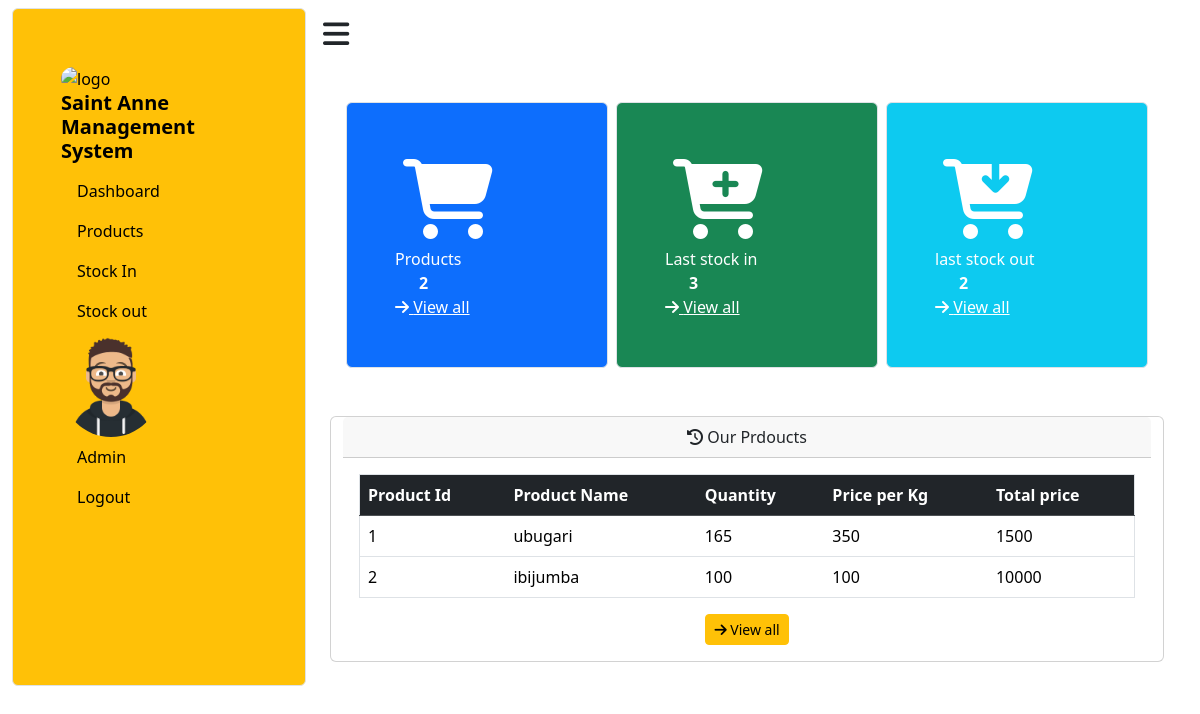
Page /admin/ (signed in) on the committed database.
### tables this page shows
CREATE TABLE `products` (
  `ProductId` int(11) NOT NULL,
  `ProductName` varchar(40) NOT NULL,
  `PricePerKg` int(9) NOT NULL,
  `Total_price` int(9) NOT NULL DEFAULT 0,
  `quantity` int(5) NOT NULL DEFAULT 0
);

### admin/index.php (the view, shortened to what this page needs)
<?php
include '../conn.php';
?>
<!DOCTYPE html>
<html lang="en">
<head>
    <link href="https://cdn.jsdelivr.net/npm/bootstrap@5.3.3/dist/css/bootstrap.min.css" rel="stylesheet">
    <link rel="stylesheet" href="https://cdnjs.cloudflare.com/ajax/libs/font-awesome/6.5.1/css/all.min.css" />
    <link rel="stylesheet" href="style.css">
</head>
<body>
    <div class="container-fluid content  d-flex  mt-2">
        <div class="col sm-9 border bg-warning  rounded  ">
            <nav class="nav mt-2">
            <ul class=" text-black p-5 ">
                    <div class="nav-brand">
                        <img src="../images/logo.jpg" class="rounded-pill" style="width: 120px;" alt="logo" srcset="">
                        <h5><b>Saint Anne Management System</b></h5>
                    </div>
                    <li class="nav-item"><a href="index.php" class="nav-link text-black"> Dashboard</a></li>
                    <li class=" nav-item"><a href="Products.php" class="nav-link text-black"> Products</a></li>
                    <li class="nav-item"><a href="stock_in.php" class="nav-link text-black" >Stock In</a></li>
                    <li class="nav-item"><a href="stock_out.php" class="nav-link text-black"> Stock out</a></li>
                    <div class="nav-brand">
                        <img src="../images/user.png" alt="avatar"  class="rounded-pill" style="width: 100px;" >
                    </div>
                    <li class="nav-link text-black " >Admin</li>
                    <li class="nav-item " > <a class=" nav-link text-black" href="logout.php">Logout</a></li>
                </ul>
            </nav>
        </div>
      <div class="col-sm-9 ">
    <button class="btn m-1"><i class="fa-solid fa-bars " style="font-size:30px"></i></button>
        <div class="row m-3 p-4">
            <div class="col sm-3 border rounded p-5 me-2 bg-primary text-white"><i class="fa-solid fa-shopping-cart  p-2" style="font-size:80px"></i> <br> Products<br><b class="p-4 "><?php
            $select_p=$conn->query("SELECT count(*) as no_products FROM products");
            foreach ($select_p as $no_products) {
             echo $no_products['no_products'];
            }
            ?> </b> <br><a href="#" class=" text-white"><i class="fa-solid fa-arrow-right"></i> View all</a></div>
            <div class="col sm-3 border rounded p-5 me-2 bg-success text-white"><i class="fa-solid fa-cart-plus p-2" style="font-size:80px"></i> <br>Last stock in <br><b class="p-4 ">
            <?php
            $select_s=$conn->query("SELECT count(*) as no_stock_in FROM stockin LIMIT 5");
            foreach ($select_s as $no_stock_in) {
             echo $no_stock_in['no_stock_in'];
            }
            ?>
            </b> <br><a href="#" class="text-white"><i class="fa-solid fa-arrow-right"></i> View all</a></div>
            <div class="col sm-3 border rounded p-5 bg-info text-white"><i class="fa-solid fa-cart-arrow-down p-2" style="font-size:80px"></i> <br>last stock out <br> <b class="p-4 ">
            <?php
            $select_o=$conn->query("SELECT count(*) as no_stock_out FROM stockout LIMIT 5");
            foreach ($select_o as $no_stock_out) {
             echo $no_stock_out['no_stock_out'];
            }
            ?>
        </b> <br><center></center> <a href="#" class="text-white"> <i class="fa-solid fa-arrow-right "></i> View all</a></div>
        </div>
        <div class="row m-4">
     <div class="card ">
    <div class="card-header">
      <center > <i class="fa-solid  fa-clock-rotate-left"></i> Our Prdoucts</center>
    </div>
    <div class="card-body">
      <div class="table table-resplonsive table-sm w-80">
                <table class="table border table-stripped table-hover">
                   <thead class="table-dark text-white">
                    <th>Product Id </th>
                    <th>Product Name</th>
                    <th>Quantity</th>
                    <th>Price per Kg</th>
                    <th>Total price</th>
                   </thead>
                   <tbody>
                <?php
                $select=$conn->query("SELECT * FROM products  LIMIT 5");
                 if (mysqli_num_rows($select)>0){
                    while ($row=mysqli_fetch_assoc($select)) {
                        $p_id=$row['ProductId'];
                        $Pname=$row['ProductName'];
                        $price=$row['PricePerKg'];
                        $total=$row['Total_price'];
                        $quantity=$row['quantity'];
                        echo " <tr>
                        <td>$p_id</td>
                        <td>$Pname</td>
                        <td>$quantity</td>
                        <td>$price</td>
                        <td>$total</td>
                    </tr>";
                    }
                 }
                 else {
                    echo "<td colspan='3'><center> No products Found</center></td>";
                 }
                ?>
                   </tbody>
                </table>
            </div>
        <center><a href="products.php" class="btn btn-warning btn-sm"><i class="fa-solid fa-arrow-right"></i> View all</a></center>
    </div>
  </div>
        </div>
      </div>
    </div>
</body>
</html>

### admin/style.css (style rules this page uses)
li { list-style-type:none; }

### rows in the picture
products: ProductId "1", ProductName "ubugari", quantity "165", PricePerKg "350", Total_price "1500"
products: ProductId "2", ProductName "ibijumba", quantity "100", PricePerKg "100", Total_price "10000"

### other values in the picture
$no_products['no_products'] "2"
$no_stock_in['no_stock_in'] "3"
$no_stock_out['no_stock_out'] "2"
